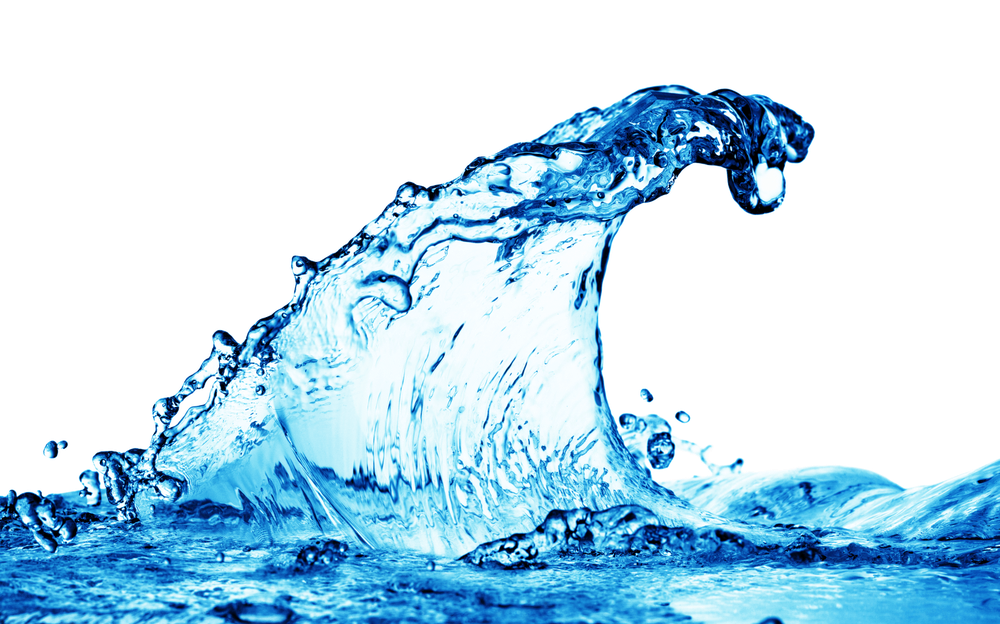
#> input picture day03/ex03/test.png, 1000 x 624 px, shrunk from 1600 x 998 before the run
$ python ColorFilter.py
#> lines starting #> are read from the running program, lines starting #| are printed output that depends on the picture
#> further down, img is the input picture: shape (624, 1000, 4) float32; mean R, G, B, A 0.141, 0.309, 0.39, 0.308
# **************************************************************************** #
#                                                                              #
#                                                         :::      ::::::::    #
#    ColorFilter.py                                     :+:      :+:    :+:    #
#                                                     +:+ +:+         +:+      #
#    By: ythomas <marvin@42.fr>                     +#+  +:+       +#+         #
#                                                 +#+#+#+#+#+   +#+            #
#    Created: 2019/11/18 14:39:55 by ythomas           #+#    #+#              #
#    Updated: 2019/11/18 16:18:02 by ythomas          ###   ########.fr        #
#                                                                              #
# **************************************************************************** #

import sys
import numpy as np
import matplotlib.image as mpi

class ColorFilter:

    def invert(array):
        return (array - 1) * -1

    def to_blue(array):
        arr = np.zeros((len(array), len(array[0]), 3))
        arr[:,:,2] = array[:,:,2]
        return (arr)

    def to_green(array):
        arr = np.zeros((len(array), len(array[0]), 3))
        arr[:,:,1] = array[:,:,1]
        return (arr)

    def to_red(array):
        arr = np.zeros((len(array), len(array[0]), 3))
        arr[:,:,0] = array[:,:,0]
        return (arr)

    def celluloid(array):
        arr = np.zeros((len(array), len(array[0]), 3))
#> arr: shape (624, 1000, 3) float64; every value is 0
        arr[:,:,0] = array[:,:,2]
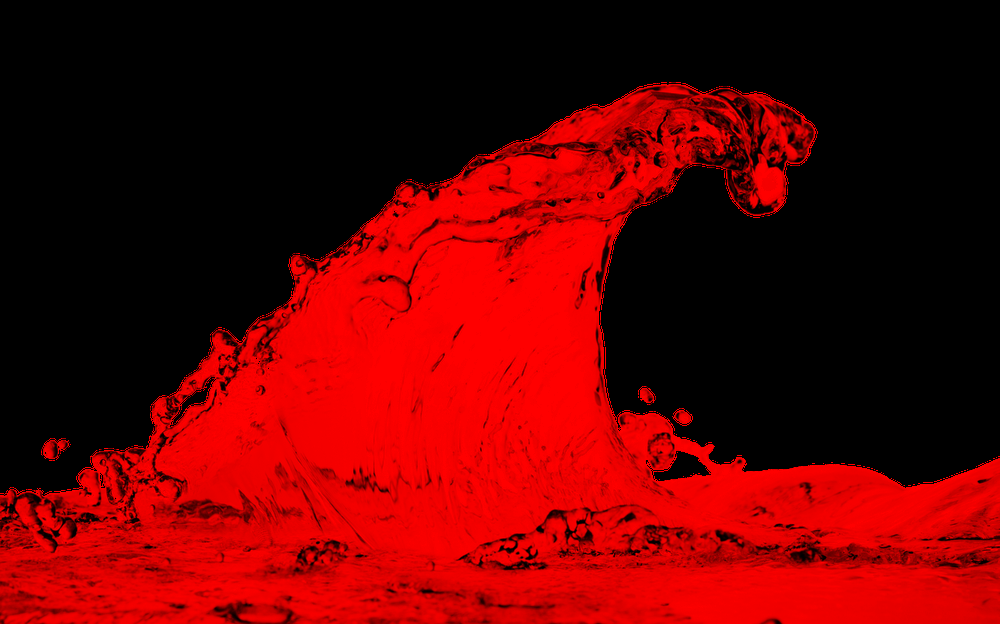
#> arr: shape (624, 1000, 3) float64; mean R, G, B 0.39, 0, 0
        arr[:,:,1] = array[:,:,2]
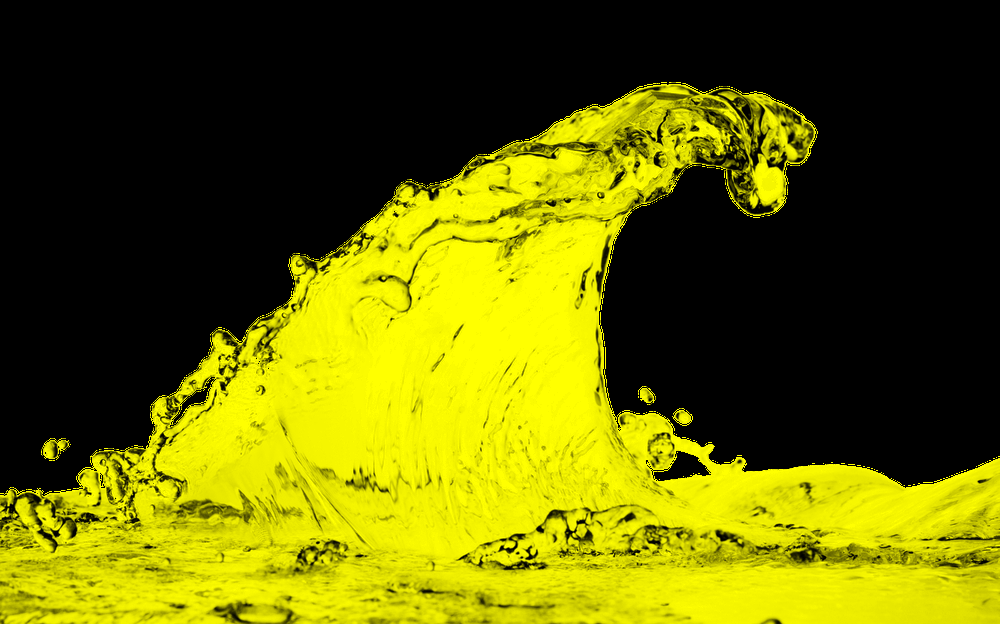
#> arr: shape (624, 1000, 3) float64; mean R, G, B 0.39, 0.39, 0
        arr[:,:,2] = array[:,:,2]
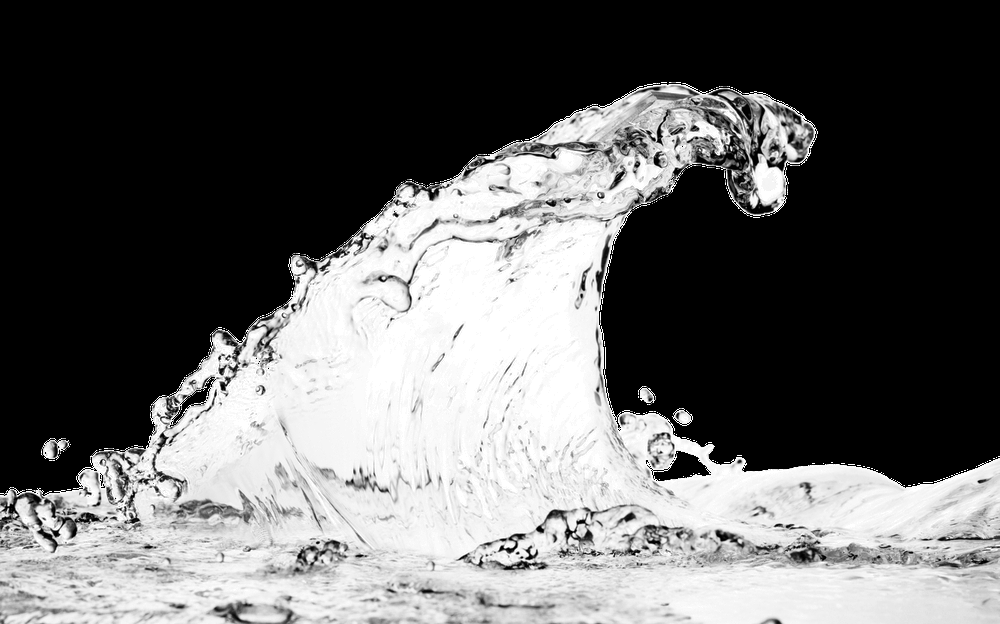
#> arr: shape (624, 1000, 3) float64; min 0, max 1, mean 0.39
        return (arr)

img = mpi.imread("test.png")
#tmp = ColorFilter.invert(img)
tmp = ColorFilter.celluloid(img)
mpi.imsave("result.png", tmp)
